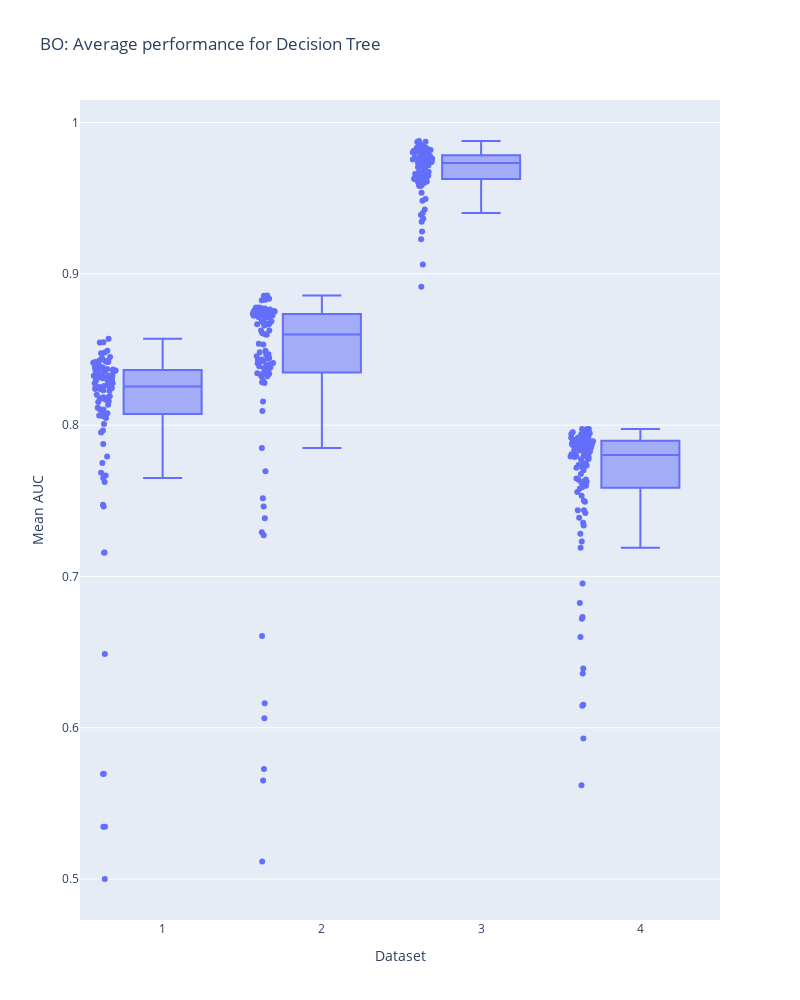

Notebook code for this chart:
### Markdown cell above
AUC w zależności od zbioru

### Code cell
boxplot(bo_dt_individuals,"BO: Average performance for Decision Tree")

### Figure 1 — Plotly figure (JSON) as saved in the notebook; plotly's stock layout.template omitted (floating-point values rounded to 4 significant figures; data arrays with more than 128 entries replaced by an {"elided": "..."} marker saying what was removed)
{"data": [{"alignmentgroup": "True", "boxpoints": "all", "hovertemplate": "Dataset=%{x}<br>Mean AUC=%{y}<extra></extra>", "legendgroup": "", "marker": {"color": "#636efa"}, "name": "", "notched": false, "offsetgroup": "", "orientation": "v", "showlegend": false, "type": "box", "x": {"elided": "400 str values"}, "x0": " ", "xaxis": "x", "y": {"elided": "400 float values"}, "y0": " ", "yaxis": "y"}], "layout": {"boxmode": "group", "height": 1000, "legend": {"tracegroupgap": 0}, "title": {"text": "BO: Average performance for Decision Tree"}, "width": 800, "xaxis": {"anchor": "y", "domain": [0, 1], "title": {"text": "Dataset"}}, "yaxis": {"anchor": "x", "domain": [0, 1], "title": {"text": "Mean AUC"}}}}
